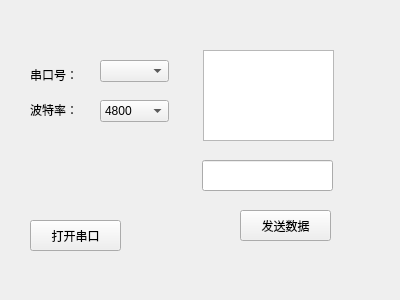
<?xml version="1.0" encoding="UTF-8"?>
<ui version="4.0">
 <class>Widget</class>
 <widget class="QWidget" name="Widget">
  <property name="geometry">
   <rect>
    <x>0</x>
    <y>0</y>
    <width>400</width>
    <height>300</height>
   </rect>
  </property>
  <property name="windowTitle">
   <string>Widget</string>
  </property>
  <widget class="QLabel" name="label">
   <property name="geometry">
    <rect>
     <x>30</x>
     <y>60</y>
     <width>51</width>
     <height>31</height>
    </rect>
   </property>
   <property name="text">
    <string>&lt;html&gt;&lt;head/&gt;&lt;body&gt;&lt;p&gt;串口号：&lt;/p&gt;&lt;/body&gt;&lt;/html&gt;</string>
   </property>
  </widget>
  <widget class="QLabel" name="label_2">
   <property name="geometry">
    <rect>
     <x>30</x>
     <y>100</y>
     <width>51</width>
     <height>21</height>
    </rect>
   </property>
   <property name="text">
    <string>&lt;html&gt;&lt;head/&gt;&lt;body&gt;&lt;p&gt;波特率：&lt;/p&gt;&lt;/body&gt;&lt;/html&gt;</string>
   </property>
  </widget>
  <widget class="QPushButton" name="pushButton_comopen">
   <property name="geometry">
    <rect>
     <x>30</x>
     <y>220</y>
     <width>91</width>
     <height>31</height>
    </rect>
   </property>
   <property name="styleSheet">
    <string notr="true"/>
   </property>
   <property name="text">
    <string>打开串口</string>
   </property>
  </widget>
  <widget class="QTextEdit" name="textEdit_read">
   <property name="geometry">
    <rect>
     <x>203</x>
     <y>50</y>
     <width>131</width>
     <height>91</height>
    </rect>
   </property>
  </widget>
  <widget class="QLineEdit" name="lineEdit_write">
   <property name="geometry">
    <rect>
     <x>202</x>
     <y>160</y>
     <width>131</width>
     <height>31</height>
    </rect>
   </property>
  </widget>
  <widget class="QComboBox" name="comboBox_portName">
   <property name="geometry">
    <rect>
     <x>100</x>
     <y>60</y>
     <width>69</width>
     <height>22</height>
    </rect>
   </property>
  </widget>
  <widget class="QComboBox" name="comboBox_baudRate">
   <property name="geometry">
    <rect>
     <x>100</x>
     <y>100</y>
     <width>69</width>
     <height>22</height>
    </rect>
   </property>
   <item>
    <property name="text">
     <string>4800</string>
    </property>
   </item>
   <item>
    <property name="text">
     <string>9600</string>
    </property>
   </item>
   <item>
    <property name="text">
     <string>115200</string>
    </property>
   </item>
  </widget>
  <widget class="QPushButton" name="pushButton_send">
   <property name="geometry">
    <rect>
     <x>240</x>
     <y>210</y>
     <width>91</width>
     <height>31</height>
    </rect>
   </property>
   <property name="text">
    <string>发送数据</string>
   </property>
  </widget>
 </widget>
 <layoutdefault spacing="6" margin="11"/>
 <resources/>
 <connections/>
</ui>
